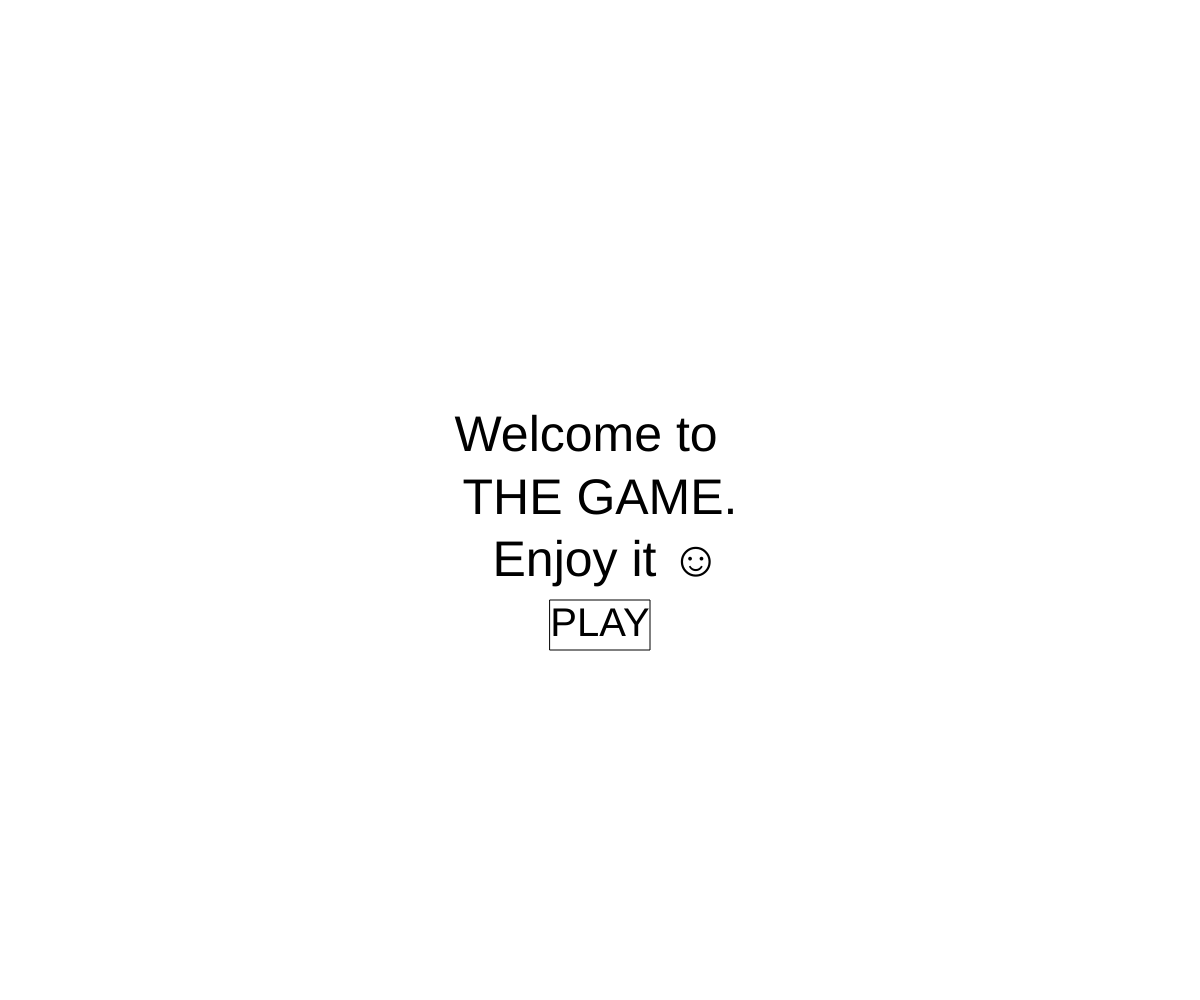
Frame 1 (no input)
Frame 60 (no input): identical to frame 1, image omitted
Frame 120 (the mouse pressed at the canvas centre since frame 60): identical to frame 1, image omitted

The p5.js sketch that drew this single still picture (run headless with seeded random() and noise() and a simulated clock; from frame 60 on, the mouse is pressed at the canvas centre):

// p5.js sketch
// ── sketch.js
//Interactive Scene Assignment.
//Donovan Simmons.
//Sept 25, 2019.
//
//Extra For Experts.
let playerX;
let playerY;
let dx;
let dy;
let movingUp = false;
let movingLeft = false;
let movingRight = false;
let coinsCollected;

let onPlatform = false;
let state = "start";
let level;


function setup(){
    createCanvas(windowWidth, windowHeight);
    playerX = width/2;
    playerY = height-150;
    dx = 9;
    dy = 9;
} 

function draw(){
    background(255);
    if (state === "start"){
        startMenu();
    }
    else if (state === "level"){
        levelSelect();
    }
    border();
    levelOne();
    player()
    onPlatform1();
    gravity();
    
}

function startMenu(){
    fill(255);
    rect(width/2-50, height/2 + 100, 100, 50)
    textAlign(CENTER, CENTER);
    fill(0);
    textSize(40);
    text("PLAY", width/2, height/2+125)

    textAlign(CENTER, CENTER);
    fill(0);
    textSize(50);
    text("Welcome to  \nTHE GAME.\n Enjoy it ☺", width/2, height/2)
    if (mouseX > width/2 - 50 && mouseX < width/2 + 50 && mouseY > height/2 + 100 && mouseY < height/2 + 150){
        if (mouseIsPressed){
            state = "level";

        }
    }
}

function levelSelect(){
    if (state === "level"){
        fill(255);
        rect(width/4, height/5, 100, 100)
       
        textAlign(CENTER, TOP)
        fill(0);
        textSize(80);
        text("LEVEL SELECT", width/2, height/11);
        text("01", width/4+55, height/5+15)
       
        if (mouseX <width/4+100 && mouseX > width/4 && mouseY < height/5+100 && mouseY > height/5){
            if (mouseIsPressed){
                if (state === "level"){
                    state = "level 1"
                }
            }
        }  
    }
}

function border(){
    if (playerX < 0){
        playerX = 1;
    }
    if (playerX > width - 50){
        playerX = width - 51;
    }
}

function levelOne(){
    if (state === "level 1"){
        fill(0);
        rect(0, height-50, width, 50);
        rect(width - 100, height - 250, 100, 25)
        rect(width - 400, height - 400, 50, 25);
        rect(width/2-50, height/2 - 50, 100, 25)
        
        
    }
}

function player(){
    if (state === "level 1"){
        fill("red");
        rect(playerX, playerY, 50, 100)
        if (movingUp) {
            playerY -= 3;
            // dy -= 3;
          }
        if (movingLeft) {
            playerX -= 5;
          }
        if (movingRight) {
            playerX += 5;         
        }
        if (key === "r"){
            playerX = width/2
            playerY = height - 150;
            dy = 0;
        }
    }
}



function onPlatform1() {
    if (playerX < width && playerX > width - 150 && playerY <= height - 344 && playerY >= height - 350){
        onPlatform = true;
    }
    
    else if (playerX >= width - 450 && playerX <= width - 350 && playerY <= height - 400 && playerY >= height - 500){
        onPlatform = true;
    }
    else {
        onPlatform = false;
    }
}


function gravity(){
    if (onPlatform){
        dy = 0;
    }
    else if (playerY < height-151 ){
        dy -=0.3;
        playerY -= dy;
    }
    if (playerY > height - 151 || onPlatform){
        dy = 9; 
    }
}



  function keyPressed(){
    if (key === "w"){
      movingUp = true;
    }
    if (key === "a"){
      movingLeft = true;
    }
    if (key === "d"){
      movingRight = true;
    }
  }
  
  function keyReleased(){
    if (key === "w"){
      movingUp = false;
    }
    if (key === "a"){
      movingLeft = false;
    }
    if (key === "d"){
      movingRight = false;
    }
  }
